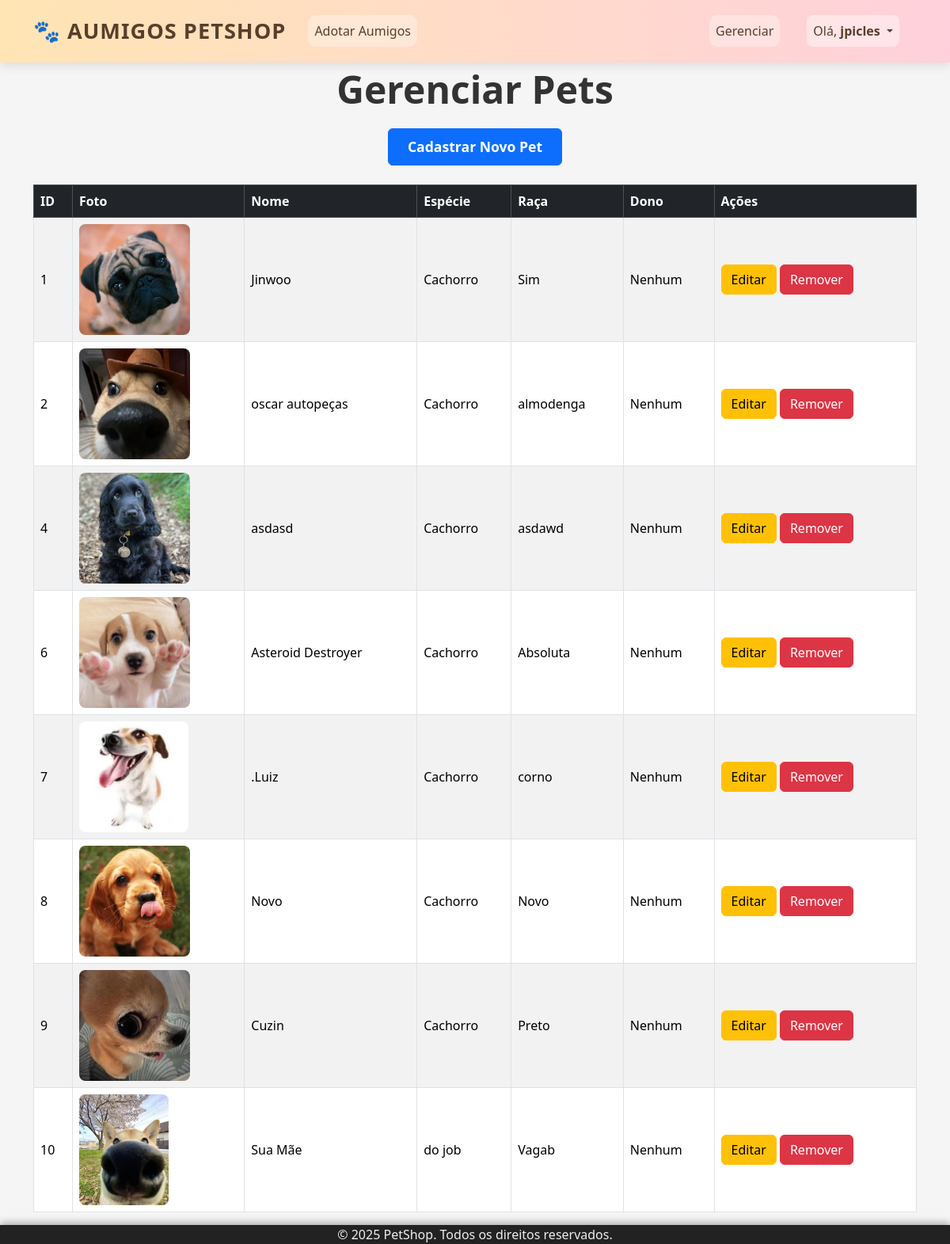
The app's page /contas/gerenciar/ (signed in) with its own data.
### sistema_projeto/pets/models.py (models this page shows, shortened)
class Pet(models.Model):
    nome = models.CharField(max_length=100)
    idade = models.IntegerField()
    descricao = models.TextField(verbose_name='Descrição')
    raca = models.CharField(max_length=100, verbose_name='Raça')
    especie = models.CharField(max_length=100, verbose_name='Espécie')
    foto = models.ImageField(upload_to='fotos_pets/', null=True, blank=True)
    disponivel = models.BooleanField(default=True)
    @property
    def adotante(self) -> Optional[str]:
        adocoes = cast(QuerySet["Adocao"], self.adocoes) # type: ignore
        adotacao_ativa = adocoes.filter(disponivel=True).last()
        return adotacao_ativa.nome_adotante if adotacao_ativa else None

### sistema_projeto/contas/views.py (the view)
# urls.py: path('gerenciar/', views.gerenciar_pets_view, name='gerenciar_pets'),
@login_required
def gerenciar_pets_view(request):
    pets = Pet.objects.all()
    context = {'pets': pets}
    return render(request, 'contas/gerenciar_pets.html', context)

### sistema_projeto/contas/context_processors.py (called while the page is built)
def admin_emails(request):
    return {
        'ADMIN_EMAILS': settings.ADMIN_EMAILS
    }

### sistema_projeto/contas/templates/contas/gerenciar_pets.html (shortened to what this page needs)
{% extends 'pets/base.html' %}
{% block content %}
<h2 style="text-align:center; margin-bottom: 20px; margin-top:20px; font-weight: bold; font-size: 3rem;">Gerenciar Pets</h2>
<div class="mb-4" style="text-align: center;">
  <a href="{% url 'cadastrar_pet' %}" class="btn btn-primary" style="padding: 0.6rem 1.5rem; font-size: 1.1rem; font-weight: 600;">
    Cadastrar Novo Pet
  </a>
</div>
<table class="table table-striped table-bordered align-middle">
  <thead class="table-dark">
    <tr>
      <th>ID</th>
      <th>Foto</th>
      <th>Nome</th>
      <th>Espécie</th>
      <th>Raça</th>
      <th>Dono</th>
      <th class="acoes-header">Ações</th>
    </tr>
  </thead>
  <tbody>
    {% for pet in pets %}
    <tr>
      <td>{{ pet.id }}</td>
      <td>
        {% if pet.foto %}
          <img src="{{ pet.foto.url }}" alt="Foto do {{ pet.nome }}" style="max-width: 140px; max-height: 140px; object-fit: cover; border-radius: 8px;">
        {% else %}
          <span class="text-muted">Sem foto</span>
        {% endif %}
      </td>
      <td>{{ pet.nome }}</td>
      <td>{{ pet.especie }}</td>
      <td>{{ pet.raca }}</td>
      <td>{{ pet.adotante|default:"Nenhum" }}</td>
      <td class="acoes">
        <div class="acoes-buttons">
          <a href="{% url 'editar_pet' pet.id %}" class="btn btn-warning">Editar</a>
          <a href="{% url 'remover_pet' pet.id %}" class="btn btn-danger" onclick="return confirm('Tem certeza que deseja remover este pet?');">Remover</a>
        </div>
      </td>
    </tr>
    {% empty %}
    <tr>
      <td colspan="7" class="text-center">Nenhum pet cadastrado.</td>
    </tr>
    {% endfor %}
  </tbody>
</table>
{% endblock %}

### sistema_projeto/pets/templates/pets/base.html (shortened to what this page needs)
{% load static %}
<!DOCTYPE html>
<html lang="pt-br">
<head>
    <link href="https://cdn.jsdelivr.net/npm/bootstrap@5.3.3/dist/css/bootstrap.min.css" rel="stylesheet">
</head>
<body>
    <div class="peido">
        <nav class="navbar navbar-expand-lg navbar-light">
            <div class="container">
                <a class="navbar-brand" href="{% url 'index' %}">AuMigos Petshop</a>
                <div class="collapse navbar-collapse" id="navbarNav">
                    <ul class="navbar-nav me-auto">
                        <li class="nav-item">
                            <a class="nav-link nav-link-custom" href="{% url 'listar_pets' %}">Adotar Aumigos</a>
                        </li>
                    </ul>
                    <ul class="navbar-nav ms-auto">
                        {% if user.is_authenticated and user.email in ADMIN_EMAILS %}
                        <li class="nav-item">
                            <a class="nav-link nav-link-custom" href="{% url 'gerenciar_pets' %}">Gerenciar</a>
                        </li>
                        {% endif %}
                        {% if user.is_authenticated %}
                        <li class="nav-item dropdown">
                            <a class="nav-link dropdown-toggle text-light" href="#" id="userDropdown" role="button"
                                data-bs-toggle="dropdown" aria-expanded="false" style="cursor: pointer;">
                                Olá, <strong>
                                    {% if user.username and user.username != user.email %}
                                        {{ user.username }}
                                    {% else %}
                                        {{ user.email }}
                                    {% endif %}
                                </strong>
                            </a>
                        </li>
                        {% else %}
                        <li class="nav-item">
                            <a class="nav-link nav-link-custom" href="{% url 'login' %}">Login/Cadastro</a>
                        </li>
                        {% endif %}
                    </ul>
                </div>
            </div>
        </nav>
    </div>
    <div class="content-wrapper">
        <div class="container">
            {% block content %}
            {% endblock %}
        </div>
    </div>
    <footer>
        © 2025 PetShop. Todos os direitos reservados.
    </footer>
</body>
</html>

### sistema_projeto/pets/templates/pets/base.html (style rules this page uses)
html, body { height: 100%; margin: 0; padding: 0; background-color: #f5f5f5; color: #333; font-family: 'Segoe UI', Tahoma, Geneva, Verdana, sans-serif; }
body { display: flex; flex-direction: column; min-height: 100vh; }
.content-wrapper { flex: 1; padding-top: 64px; }
footer { width: 100%; background-color: #222; color: #eee; font-family: 'Segoe UI', Tahoma, Geneva, Verdana, sans-serif; box-shadow: 0 -3px 10px rgba(0, 0, 0, 0.3); bottom: 0; height: 60px; display: flex; justify-content: center; align-items: center; }
.navbar { padding: 14px 0; background: linear-gradient(90deg, #ffe5b4, #ffd1dc); box-shadow: 0 4px 12px rgba(0, 0, 0, 0.1); }
.navbar-brand { font-size: 1.7rem; color: #5a3e2b !important; text-transform: uppercase; letter-spacing: 1px; font-weight: bold; display: flex; align-items: center; }
.navbar-brand::before { content: "🐾"; margin-right: 8px; }
.navbar-nav .nav-item { margin-left: 12px; margin-right: 12px; }
.nav-link-custom { color: #5a3e2b !important; background-color: rgba(255, 255, 255, 0.3); border-radius: 10px; padding: 8px 16px; transition: all 0.3s ease; font-weight: 500; }
.nav-link.text-light { background-color: rgba(255, 255, 255, 0.4); color: #5a3e2b !important; border-radius: 8px; padding: 8px 16px; margin-left: 10px; margin-right: 10px; cursor: default; }
.peido { position: fixed; top: 0; left: 0; width: 100%; z-index: 999; }

### records on screen
Pet: id "1", foto (picture), nome "Jinwoo", especie "Cachorro", raca "Sim", adotante "Nenhum"
Pet: id "2", foto (picture), nome "oscar autopeças", especie "Cachorro", raca "almodenga", adotante "Nenhum"
Pet: id "4", foto (picture), nome "asdasd", especie "Cachorro", raca "asdawd", adotante "Nenhum"
Pet: id "6", foto (picture), nome "Asteroid Destroyer", especie "Cachorro", raca "Absoluta", adotante "Nenhum"
Pet: id "7", foto (picture), nome ".Luiz", especie "Cachorro", raca "corno", adotante "Nenhum"
Pet: id "8", foto (picture), nome "Novo", especie "Cachorro", raca "Novo", adotante "Nenhum"
Pet: id "9", foto (picture), nome "Cuzin", especie "Cachorro", raca "Preto", adotante "Nenhum"
Pet: id "10", foto (picture), nome "Sua Mãe", especie "do job", raca "Vagab", adotante "Nenhum"

### other values on screen
{{ user.username }} "jpicles"
